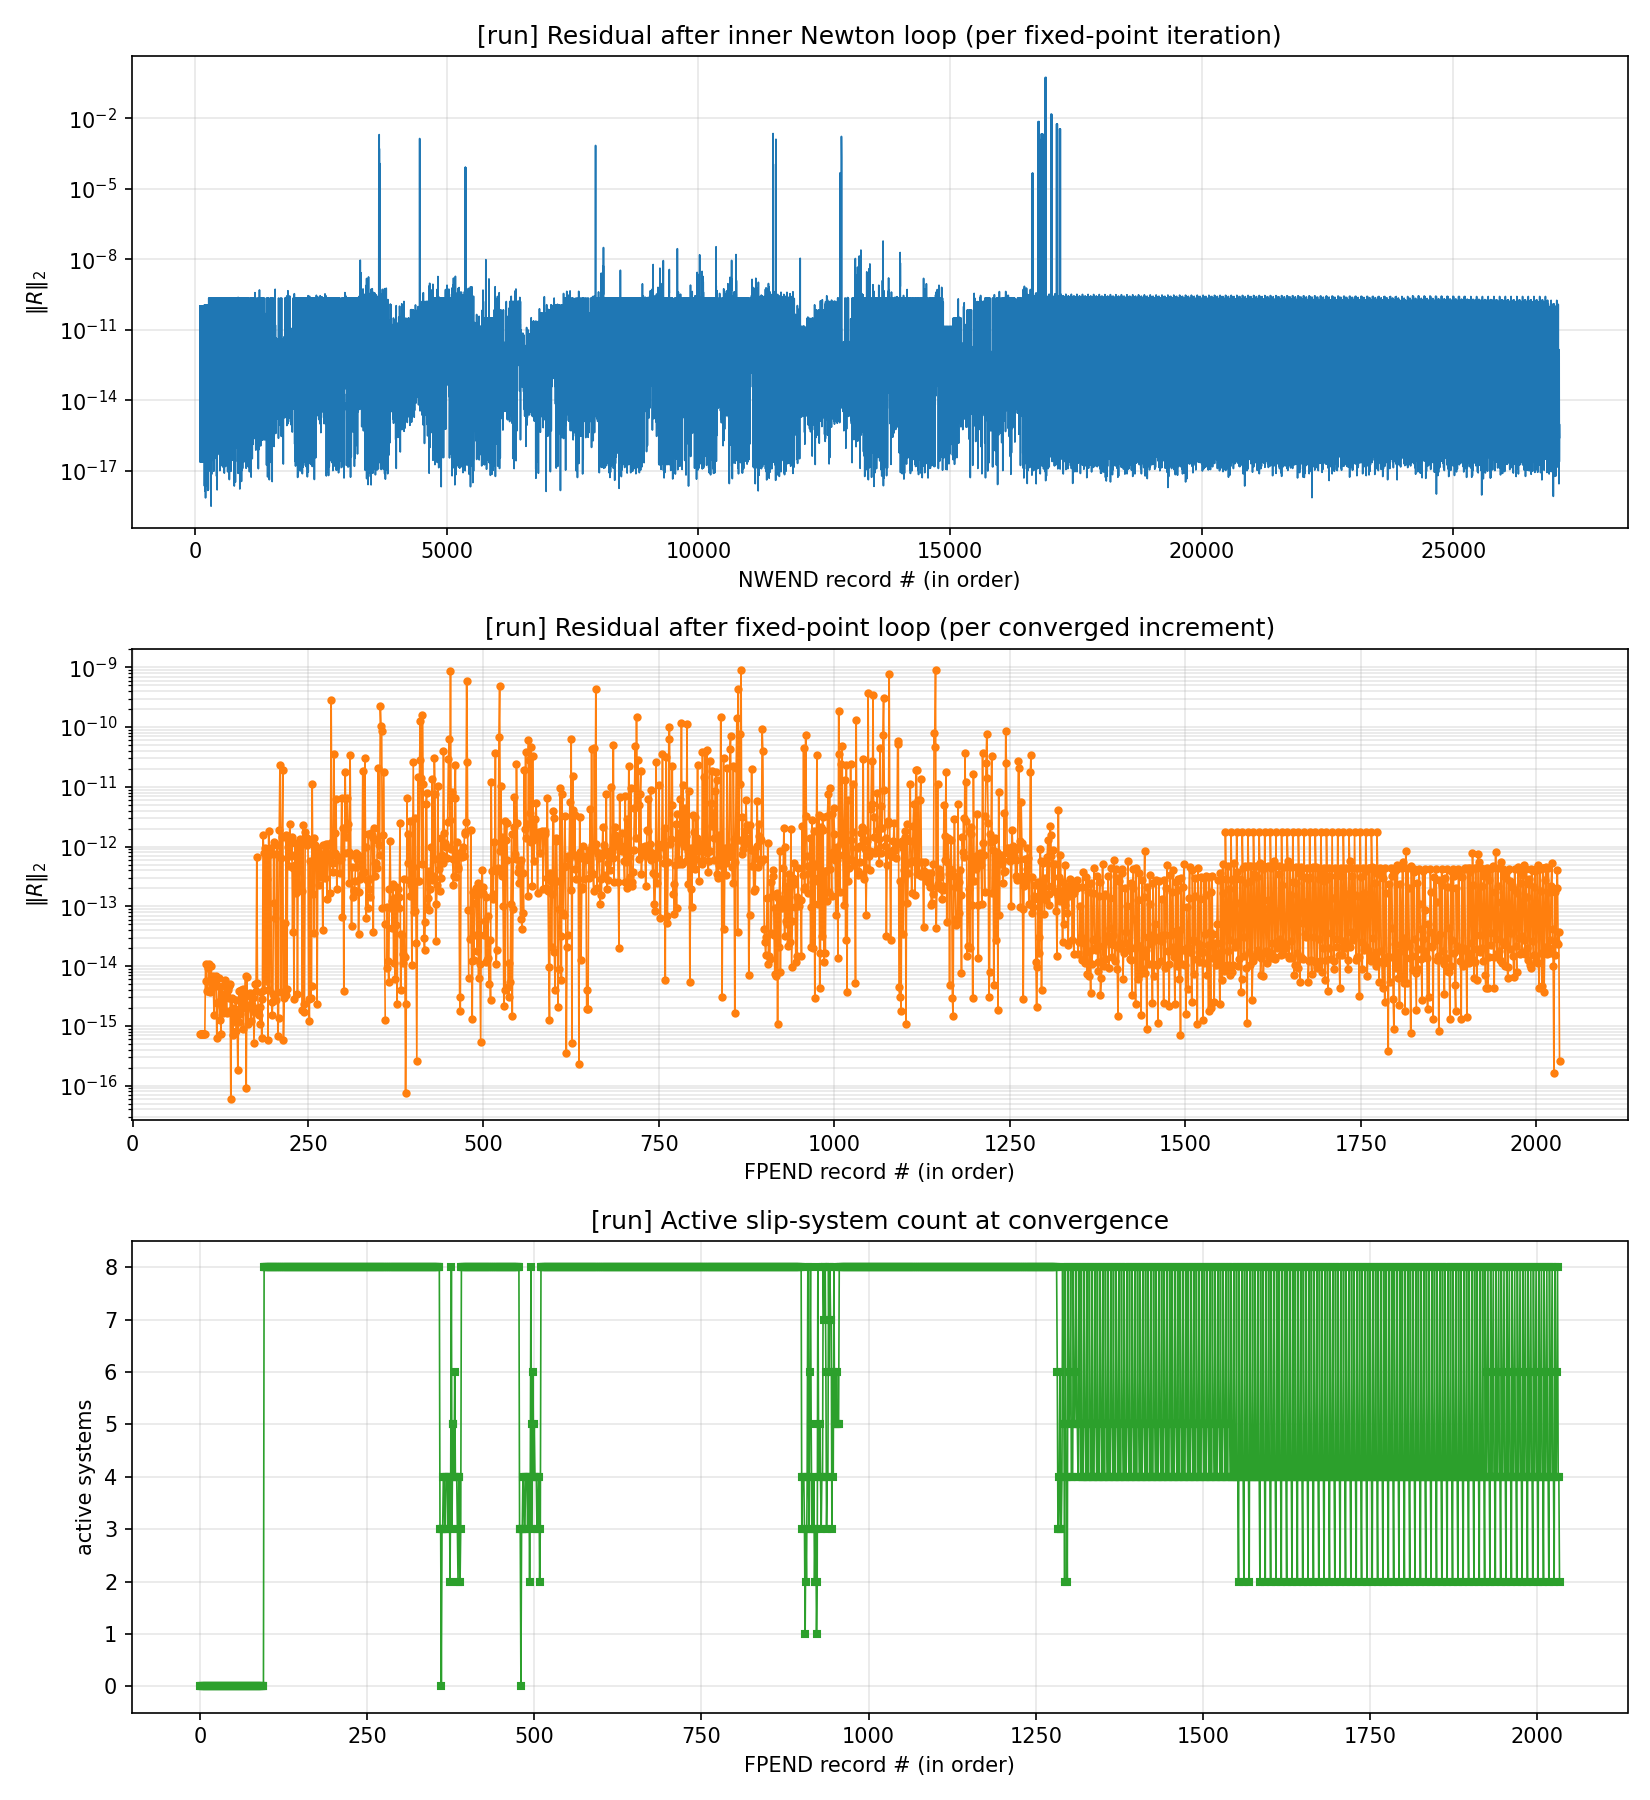

This chart was generated by the following Python code:
#!/usr/bin/env python3
"""
view_run.py - plot the AL residual from ONE run at the two measurement points.

Reads the records written by the UMAT to unit 16 (.feh):

  NWEND  l_iter_fp  ||residual_nw||  n_active   (after inner Newton loop ends,
                                                 once per fixed-point iteration)
  FPEND  l_iter_fp  ||residual_nw||  n_active   (after fixed-point loop ends,
                                                 once per converged increment)

||residual_nw|| is the augmented-Lagrangian residual norm (dimensionless).

Usage:
  python view_run.py cp_uniaxial_1.feh
  python view_run.py cp_uniaxial_1.feh --label phase1
  python view_run.py cp_uniaxial_1.feh --out run.png
  python view_run.py cp_uniaxial_1.feh --tail 300     # zoom last N records
  python view_run.py cp_uniaxial_1.feh --print        # also dump table to stdout
"""

import argparse
import sys
import numpy as np
import matplotlib.pyplot as plt


def read(path, tag):
    """Return (residual, n_active) arrays for records matching `tag`."""
    res, nact = [], []
    with open(path, "r", errors="ignore") as fh:
        for line in fh:
            p = line.split()
            if len(p) >= 4 and p[0] == tag:
                try:
                    res.append(float(p[2]))
                    nact.append(int(p[3]))
                except (ValueError, IndexError):
                    continue
    return np.array(res, dtype=float), np.array(nact, dtype=int)


def safelog(x):
    x = np.array(x, dtype=float)
    x[x <= 0] = np.nan
    return x


def main():
    ap = argparse.ArgumentParser()
    ap.add_argument("feh", help="path to the .feh file for one run")
    ap.add_argument("--label", default="run")
    ap.add_argument("--tail", type=int, default=0,
                    help="only plot the last N records (0 = all)")
    ap.add_argument("--print", dest="do_print", action="store_true",
                    help="print the FPEND table to the terminal")
    ap.add_argument("--out", default="view_run.png")
    args = ap.parse_args()

    nw, nwact = read(args.feh, "NWEND")
    fp, fpact = read(args.feh, "FPEND")

    if nw.size == 0 and fp.size == 0:
        print(f"No NWEND/FPEND records found in {args.feh}", file=sys.stderr)
        sys.exit(1)

    def tail(x):
        return x[-args.tail:] if args.tail > 0 and x.size else x

    nw, nwact = tail(nw), tail(nwact)
    fp, fpact = tail(fp), tail(fpact)

    # textual summary
    def summ(name, r):
        if r.size:
            print(f"  {name:6s}: n={r.size:6d}  "
                  f"min={np.nanmin(safelog(r)):.2e}  "
                  f"median={np.nanmedian(safelog(r)):.2e}  "
                  f"max={np.nanmax(safelog(r)):.2e}")
        else:
            print(f"  {name:6s}: (no records)")
    print(f"run: {args.label}")
    print("residual after Newton loop (NWEND):"); summ("NWEND", nw)
    print("residual after fixed-point loop (FPEND):"); summ("FPEND", fp)
    if fpact.size:
        vals, counts = np.unique(fpact, return_counts=True)
        dist = "  ".join(f"{v}:{c}" for v, c in zip(vals, counts))
        print(f"active-system count distribution at convergence: {dist}")
        print(f"final active-system count: {fpact[-1]}")

    if args.do_print and fp.size:
        print(f"\n{'#':>6}  {'||R||':>14}  {'n_active':>8}")
        for i in range(fp.size):
            print(f"{i:>6}  {fp[i]:>14.6e}  {fpact[i]:>8}")

    fig, axes = plt.subplots(3, 1, figsize=(11, 12))

    ax = axes[0]
    ax.semilogy(np.arange(nw.size), safelog(nw), "-", lw=0.8, color="tab:blue")
    ax.set_title(f"[{args.label}] Residual after inner Newton loop "
                 f"(per fixed-point iteration)")
    ax.set_xlabel("NWEND record # (in order)")
    ax.set_ylabel(r"$\|R\|_2$")
    ax.grid(True, which="both", alpha=0.3)

    ax = axes[1]
    ax.semilogy(np.arange(fp.size), safelog(fp), "o-", ms=3, lw=0.8,
                color="tab:orange")
    ax.set_title(f"[{args.label}] Residual after fixed-point loop "
                 f"(per converged increment)")
    ax.set_xlabel("FPEND record # (in order)")
    ax.set_ylabel(r"$\|R\|_2$")
    ax.grid(True, which="both", alpha=0.3)

    ax = axes[2]
    ax.plot(np.arange(fpact.size), fpact, "s-", ms=3, lw=0.8, color="tab:green")
    ax.set_title(f"[{args.label}] Active slip-system count at convergence")
    ax.set_xlabel("FPEND record # (in order)")
    ax.set_ylabel("active systems")
    ax.grid(True, alpha=0.3)
    if fpact.size:
        ax.set_ylim(-0.5, fpact.max() + 0.5)

    fig.tight_layout()
    fig.savefig(args.out, dpi=150)
    print(f"\nsaved: {args.out}")


if __name__ == "__main__":
    main()
